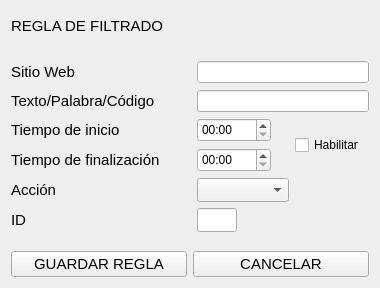
<?xml version="1.0" encoding="UTF-8"?>
<ui version="4.0">
 <class>AgregarReglaWeb</class>
 <widget class="QWidget" name="AgregarReglaWeb">
  <property name="geometry">
   <rect>
    <x>0</x>
    <y>0</y>
    <width>380</width>
    <height>288</height>
   </rect>
  </property>
  <property name="minimumSize">
   <size>
    <width>380</width>
    <height>288</height>
   </size>
  </property>
  <property name="maximumSize">
   <size>
    <width>380</width>
    <height>288</height>
   </size>
  </property>
  <property name="windowTitle">
   <string>Agregar regla manualmente</string>
  </property>
  <layout class="QGridLayout" name="gridLayout_3">
   <item row="4" column="0">
    <layout class="QGridLayout" name="gridLayout_2">
     <item row="0" column="0">
      <widget class="QPushButton" name="pushButton">
       <property name="font">
        <font>
         <family>Cantarell</family>
         <pointsize>11</pointsize>
        </font>
       </property>
       <property name="text">
        <string>GUARDAR REGLA</string>
       </property>
      </widget>
     </item>
     <item row="0" column="1">
      <widget class="QPushButton" name="pushButton_2">
       <property name="font">
        <font>
         <family>Cantarell</family>
         <pointsize>11</pointsize>
        </font>
       </property>
       <property name="text">
        <string>CANCELAR</string>
       </property>
      </widget>
     </item>
    </layout>
   </item>
   <item row="2" column="0">
    <layout class="QGridLayout" name="gridLayout">
     <item row="2" column="1">
      <widget class="QTimeEdit" name="timeEdit">
       <property name="minimumSize">
        <size>
         <width>74</width>
         <height>24</height>
        </size>
       </property>
       <property name="maximumSize">
        <size>
         <width>74</width>
         <height>24</height>
        </size>
       </property>
       <property name="autoFillBackground">
        <bool>true</bool>
       </property>
       <property name="displayFormat">
        <string>hh:mm</string>
       </property>
      </widget>
     </item>
     <item row="0" column="0">
      <widget class="QLabel" name="label_2">
       <property name="minimumSize">
        <size>
         <width>180</width>
         <height>24</height>
        </size>
       </property>
       <property name="maximumSize">
        <size>
         <width>180</width>
         <height>24</height>
        </size>
       </property>
       <property name="font">
        <font>
         <family>Cantarell</family>
         <pointsize>11</pointsize>
        </font>
       </property>
       <property name="text">
        <string>Sitio Web</string>
       </property>
      </widget>
     </item>
     <item row="4" column="1">
      <widget class="QComboBox" name="comboBox">
       <property name="minimumSize">
        <size>
         <width>92</width>
         <height>24</height>
        </size>
       </property>
       <property name="maximumSize">
        <size>
         <width>92</width>
         <height>24</height>
        </size>
       </property>
       <property name="autoFillBackground">
        <bool>true</bool>
       </property>
      </widget>
     </item>
     <item row="1" column="0">
      <widget class="QLabel" name="label_3">
       <property name="font">
        <font>
         <family>Cantarell</family>
         <pointsize>11</pointsize>
        </font>
       </property>
       <property name="text">
        <string>Texto/Palabra/Código</string>
       </property>
      </widget>
     </item>
     <item row="3" column="1">
      <widget class="QTimeEdit" name="timeEdit_2">
       <property name="minimumSize">
        <size>
         <width>74</width>
         <height>24</height>
        </size>
       </property>
       <property name="maximumSize">
        <size>
         <width>74</width>
         <height>24</height>
        </size>
       </property>
       <property name="autoFillBackground">
        <bool>true</bool>
       </property>
       <property name="displayFormat">
        <string>hh:mm</string>
       </property>
      </widget>
     </item>
     <item row="2" column="0">
      <widget class="QLabel" name="label_4">
       <property name="font">
        <font>
         <family>Cantarell</family>
         <pointsize>11</pointsize>
        </font>
       </property>
       <property name="text">
        <string>Tiempo de inicio</string>
       </property>
      </widget>
     </item>
     <item row="3" column="0">
      <widget class="QLabel" name="label_5">
       <property name="font">
        <font>
         <family>Cantarell</family>
         <pointsize>11</pointsize>
        </font>
       </property>
       <property name="text">
        <string>Tiempo de finalización</string>
       </property>
      </widget>
     </item>
     <item row="4" column="0">
      <widget class="QLabel" name="label_6">
       <property name="font">
        <font>
         <family>Cantarell</family>
         <pointsize>11</pointsize>
        </font>
       </property>
       <property name="text">
        <string>Acción</string>
       </property>
      </widget>
     </item>
     <item row="5" column="0">
      <widget class="QLabel" name="label_7">
       <property name="font">
        <font>
         <family>Cantarell</family>
         <pointsize>11</pointsize>
        </font>
       </property>
       <property name="text">
        <string>ID</string>
       </property>
      </widget>
     </item>
     <item row="5" column="1">
      <widget class="QLineEdit" name="lineEdit_3">
       <property name="minimumSize">
        <size>
         <width>40</width>
         <height>24</height>
        </size>
       </property>
       <property name="maximumSize">
        <size>
         <width>40</width>
         <height>24</height>
        </size>
       </property>
       <property name="autoFillBackground">
        <bool>true</bool>
       </property>
      </widget>
     </item>
     <item row="2" column="2" rowspan="2">
      <widget class="QCheckBox" name="checkBox">
       <property name="text">
        <string>Habilitar</string>
       </property>
      </widget>
     </item>
     <item row="0" column="1" colspan="2">
      <widget class="QLineEdit" name="lineEdit">
       <property name="autoFillBackground">
        <bool>true</bool>
       </property>
       <property name="text">
        <string/>
       </property>
      </widget>
     </item>
     <item row="1" column="1" colspan="2">
      <widget class="QLineEdit" name="lineEdit_2">
       <property name="autoFillBackground">
        <bool>true</bool>
       </property>
      </widget>
     </item>
    </layout>
   </item>
   <item row="0" column="0">
    <widget class="QLabel" name="label">
     <property name="minimumSize">
      <size>
       <width>200</width>
       <height>30</height>
      </size>
     </property>
     <property name="maximumSize">
      <size>
       <width>200</width>
       <height>30</height>
      </size>
     </property>
     <property name="font">
      <font>
       <family>Cantarell</family>
       <pointsize>11</pointsize>
      </font>
     </property>
     <property name="text">
      <string>REGLA DE FILTRADO</string>
     </property>
    </widget>
   </item>
   <item row="1" column="0">
    <spacer name="verticalSpacer">
     <property name="orientation">
      <enum>Qt::Vertical</enum>
     </property>
     <property name="sizeHint" stdset="0">
      <size>
       <width>20</width>
       <height>40</height>
      </size>
     </property>
    </spacer>
   </item>
   <item row="3" column="0">
    <spacer name="verticalSpacer_2">
     <property name="orientation">
      <enum>Qt::Vertical</enum>
     </property>
     <property name="sizeHint" stdset="0">
      <size>
       <width>20</width>
       <height>40</height>
      </size>
     </property>
    </spacer>
   </item>
  </layout>
 </widget>
 <resources/>
 <connections/>
</ui>
